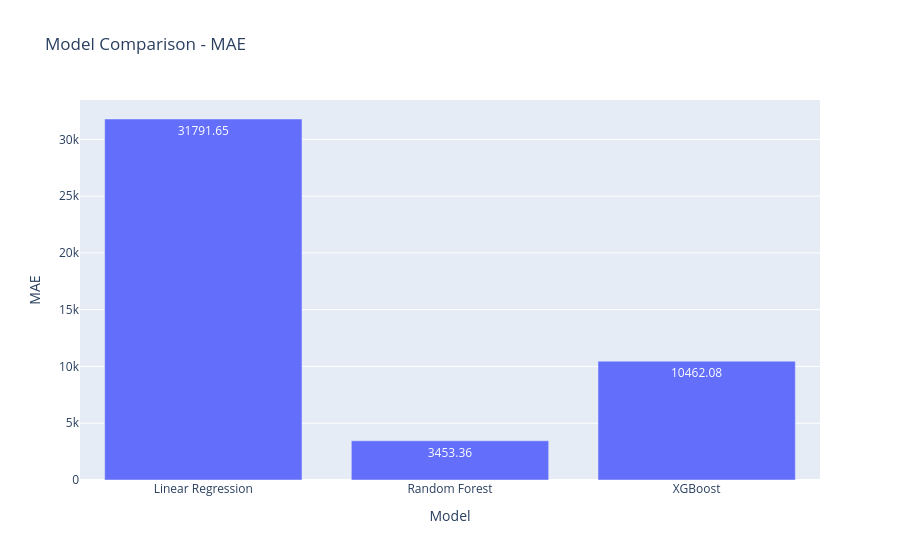

Here is the notebook cell this chart was saved with:
### Code cell
fig = px.bar(
    results,
    x="Model",
    y="MAE",
    title="Model Comparison - MAE",
    text_auto=".2f"
)

fig.show()

### Figure 1 — Plotly figure (JSON) as saved in the notebook; plotly's stock layout.template omitted (floating-point values rounded to 4 significant figures)
{"data": [{"hovertemplate": "Model=%{x}<br>MAE=%{y}<extra></extra>", "legendgroup": "", "marker": {"color": "#636efa", "pattern": {"shape": ""}}, "name": "", "orientation": "v", "showlegend": false, "textposition": "auto", "texttemplate": "%{y:.2f}", "type": "bar", "x": ["Linear Regression", "Random Forest", "XGBoost"], "xaxis": "x", "y": [31790.0, 3453.0, 10460.0], "yaxis": "y"}], "layout": {"barmode": "relative", "legend": {"tracegroupgap": 0}, "title": {"text": "Model Comparison - MAE"}, "xaxis": {"anchor": "y", "domain": [0, 1], "title": {"text": "Model"}}, "yaxis": {"anchor": "x", "domain": [0, 1], "title": {"text": "MAE"}}}}
